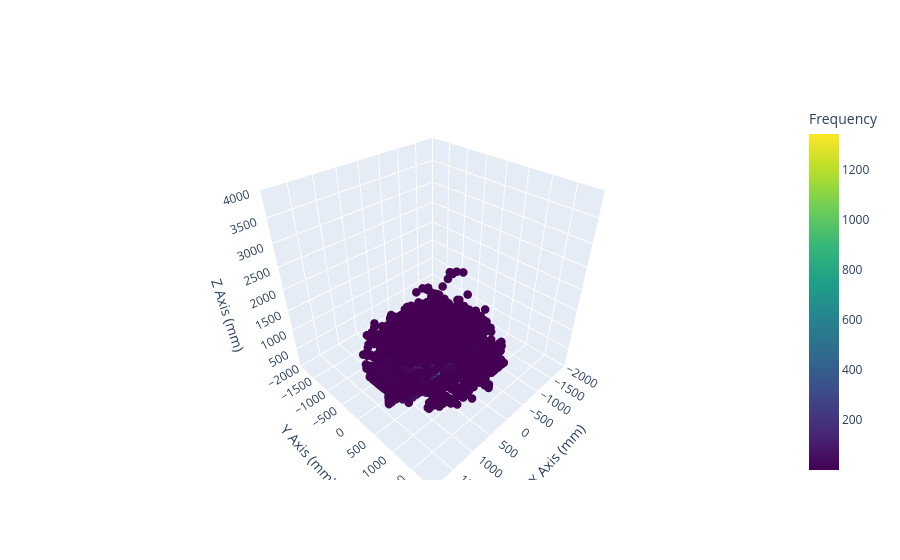

Notebook code for this chart:
### Code cell
fig = go.Figure(data=[go.Scatter3d(
    x=xflat,
    y=yflat,
    z=zflat,
    mode='markers',
    marker=dict(
        size=5,
        color=freq,
        colorscale='Viridis',
        colorbar=dict(title='Frequency')
    )
)])

fig.update_layout(
    title='',
    scene=dict(
                xaxis=dict(title='X Axis (mm)', 
                           range=[-2000, 2000]
                           ),
                yaxis=dict(title='Y Axis (mm)', 
                           range=[-2000, 2000]
                           ),
                zaxis=dict(title='Z Axis (mm)', 
                           range=[0, 4000]
                           )
    )
)

fig.show()

### Figure 1 — Plotly figure (JSON) as saved in the notebook; plotly's stock layout.template omitted (floating-point values rounded to 4 significant figures; data arrays with more than 128 entries replaced by an {"elided": "..."} marker saying what was removed)
{"data": [{"marker": {"color": {"elided": "3957 int values"}, "colorbar": {"title": {"text": "Frequency"}}, "colorscale": [[0, "#440154"], [0.1111, "#482878"], [0.2222, "#3e4989"], [0.3333, "#31688e"], [0.4444, "#26828e"], [0.5556, "#1f9e89"], [0.6667, "#35b779"], [0.7778, "#6ece58"], [0.8889, "#b5de2b"], [1, "#fde725"]], "size": 5}, "mode": "markers", "type": "scatter3d", "x": {"elided": "3957 float values"}, "y": {"elided": "3957 float values"}, "z": {"elided": "3957 float values"}}], "layout": {"scene": {"xaxis": {"range": [-2000, 2000], "title": {"text": "X Axis (mm)"}}, "yaxis": {"range": [-2000, 2000], "title": {"text": "Y Axis (mm)"}}, "zaxis": {"range": [0, 4000], "title": {"text": "Z Axis (mm)"}}}, "title": {"text": ""}}}
